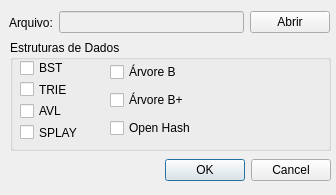
<?xml version="1.0" encoding="UTF-8"?>
<ui version="4.0">
 <class>QDialogAbrir</class>
 <widget class="QDialog" name="QDialogAbrir">
  <property name="windowModality">
   <enum>Qt::NonModal</enum>
  </property>
  <property name="geometry">
   <rect>
    <x>0</x>
    <y>0</y>
    <width>336</width>
    <height>195</height>
   </rect>
  </property>
  <property name="windowTitle">
   <string>Escolha do arquivo</string>
  </property>
  <widget class="QDialogButtonBox" name="buttonBox">
   <property name="geometry">
    <rect>
     <x>110</x>
     <y>150</y>
     <width>221</width>
     <height>41</height>
    </rect>
   </property>
   <property name="orientation">
    <enum>Qt::Horizontal</enum>
   </property>
   <property name="standardButtons">
    <set>QDialogButtonBox::Cancel|QDialogButtonBox::Ok</set>
   </property>
  </widget>
  <widget class="QGroupBox" name="ArvoresGroupBox">
   <property name="geometry">
    <rect>
     <x>10</x>
     <y>40</y>
     <width>321</width>
     <height>111</height>
    </rect>
   </property>
   <property name="title">
    <string>Estruturas de Dados</string>
   </property>
   <widget class="QWidget" name="layoutWidget_2">
    <property name="geometry">
     <rect>
      <x>10</x>
      <y>20</y>
      <width>80</width>
      <height>80</height>
     </rect>
    </property>
    <layout class="QVBoxLayout" name="verticalLayout">
     <item>
      <widget class="QCheckBox" name="BSTCheckBox">
       <property name="text">
        <string>BST</string>
       </property>
      </widget>
     </item>
     <item>
      <widget class="QCheckBox" name="TRIECheckBox">
       <property name="text">
        <string>TRIE</string>
       </property>
      </widget>
     </item>
     <item>
      <widget class="QCheckBox" name="AVLCheckBox">
       <property name="text">
        <string>AVL</string>
       </property>
      </widget>
     </item>
     <item>
      <widget class="QCheckBox" name="SPLAYCheckBox">
       <property name="text">
        <string>SPLAY</string>
       </property>
      </widget>
     </item>
    </layout>
   </widget>
   <widget class="QWidget" name="layoutWidget_3">
    <property name="geometry">
     <rect>
      <x>100</x>
      <y>20</y>
      <width>89</width>
      <height>80</height>
     </rect>
    </property>
    <layout class="QVBoxLayout" name="verticalLayout_2">
     <item>
      <widget class="QCheckBox" name="BCheckBox">
       <property name="text">
        <string>Árvore B</string>
       </property>
      </widget>
     </item>
     <item>
      <widget class="QCheckBox" name="BPlusCheckBox">
       <property name="text">
        <string>Árvore B+</string>
       </property>
      </widget>
     </item>
     <item>
      <widget class="QCheckBox" name="OpenHashCheckBox">
       <property name="text">
        <string>Open Hash</string>
       </property>
      </widget>
     </item>
    </layout>
   </widget>
  </widget>
  <widget class="QWidget" name="layoutWidget">
   <property name="geometry">
    <rect>
     <x>9</x>
     <y>9</y>
     <width>321</width>
     <height>27</height>
    </rect>
   </property>
   <layout class="QHBoxLayout" name="horizontalLayout">
    <item>
     <widget class="QLabel" name="arquivoLabel">
      <property name="text">
       <string>Arquivo:</string>
      </property>
      <property name="buddy">
       <cstring>diretorioLineEdit</cstring>
      </property>
     </widget>
    </item>
    <item>
     <widget class="QLineEdit" name="diretorioLineEdit">
      <property name="enabled">
       <bool>false</bool>
      </property>
      <property name="minimumSize">
       <size>
        <width>150</width>
        <height>0</height>
       </size>
      </property>
     </widget>
    </item>
    <item>
     <widget class="QPushButton" name="abrirPushButton">
      <property name="text">
       <string>Abrir</string>
      </property>
     </widget>
    </item>
   </layout>
  </widget>
 </widget>
 <resources/>
 <connections>
  <connection>
   <sender>buttonBox</sender>
   <signal>accepted()</signal>
   <receiver>QDialogAbrir</receiver>
   <slot>accept()</slot>
   <hints>
    <hint type="sourcelabel">
     <x>248</x>
     <y>254</y>
    </hint>
    <hint type="destinationlabel">
     <x>157</x>
     <y>274</y>
    </hint>
   </hints>
  </connection>
  <connection>
   <sender>buttonBox</sender>
   <signal>rejected()</signal>
   <receiver>QDialogAbrir</receiver>
   <slot>reject()</slot>
   <hints>
    <hint type="sourcelabel">
     <x>316</x>
     <y>260</y>
    </hint>
    <hint type="destinationlabel">
     <x>286</x>
     <y>274</y>
    </hint>
   </hints>
  </connection>
 </connections>
</ui>
